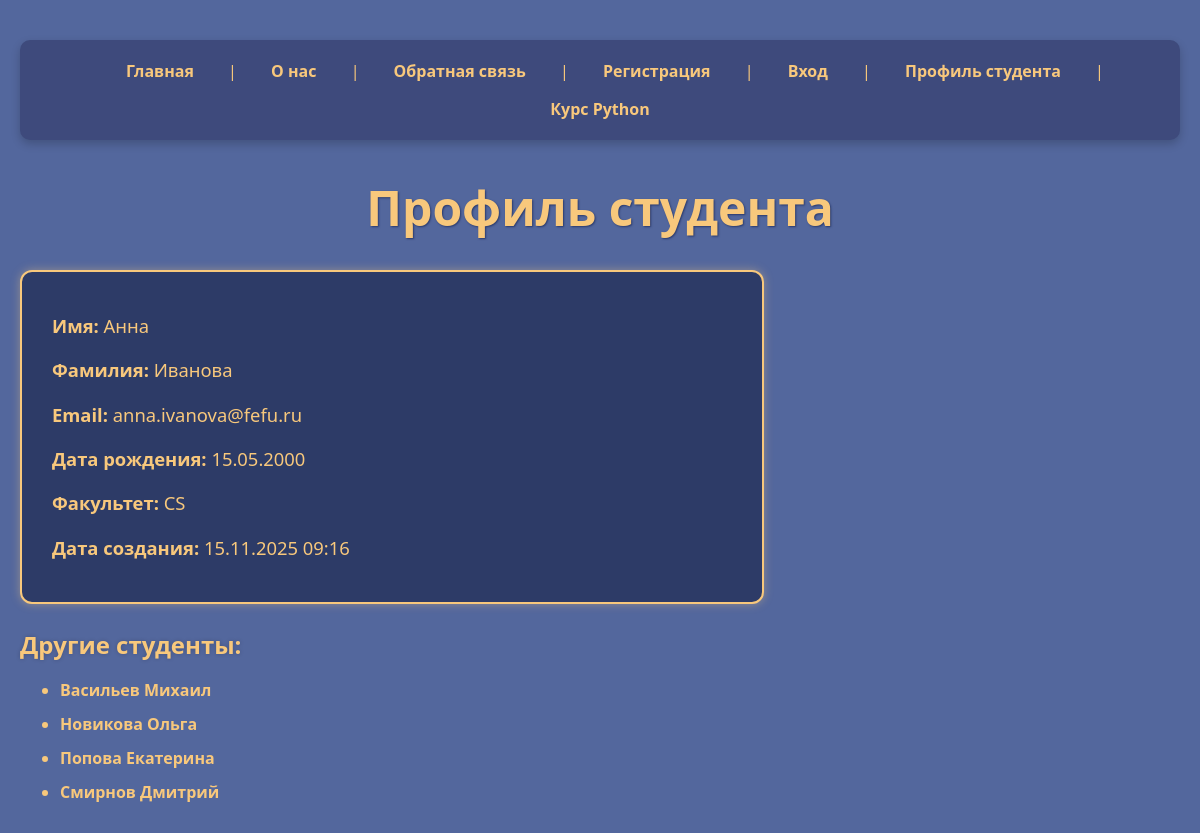
Page /student/1/ on the earlier database version.
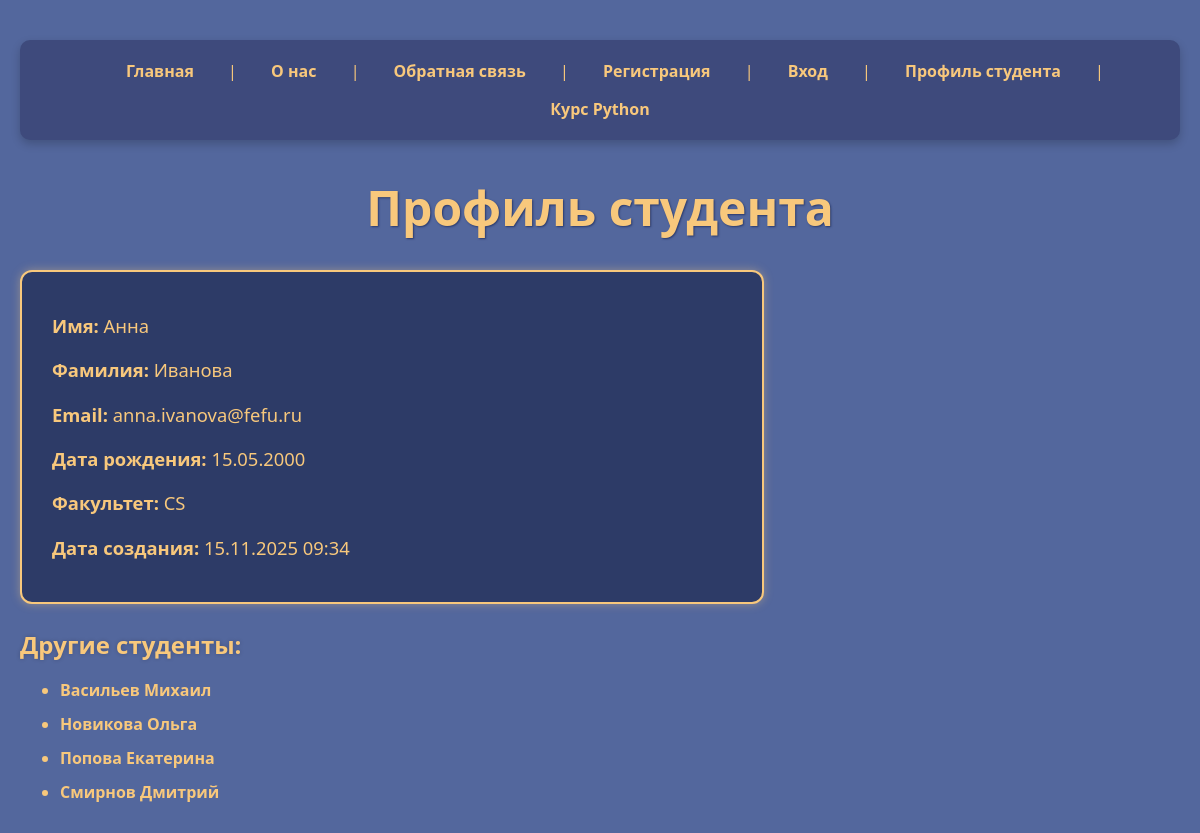
Same page on the later database version.
### fefu_lab/models.py (models this page shows, shortened)
class Student(models.Model):
    FACULTY_CHOICES = [
        ('CS', 'Кибербезопасность'),
        ('SE', 'Программная инженерия'),
        ('IT', 'Информационные технологии'),
        ('DS', 'Наука о данных'),
        ('WEB', 'Веб-технологии'),
    ]
    first_name = models.CharField(max_length=100, verbose_name='Имя')
    last_name = models.CharField(max_length=100, verbose_name='Фамилия')
    email = models.EmailField(unique=True, verbose_name='Email')
    birth_date = models.DateField(null=True, blank=True, verbose_name='Дата рождения')
    faculty = models.CharField(max_length=3, choices=FACULTY_CHOICES, default='CS', verbose_name='Факультет')
    created_at = models.DateTimeField(auto_now_add=True, verbose_name='Дата создания')
    class Meta:
        verbose_name = 'Студент'
        verbose_name_plural = 'Студенты'
        ordering = ['last_name', 'first_name']

### fefu_lab/views.py (the view)
# urls.py: path('student/<int:student_id>/', views.student_profile, name='student_profile'),
def student_profile(request, student_id):
    student = get_object_or_404(Student, pk=student_id)
    other_students = Student.objects.exclude(pk=student_id)[:10]  # например, 10 других студентов
    return render(request, 'student.html', {
        'student': student,
        'other_students': other_students,
        'title': f'Профиль студента {student.first_name}',
    })

### fefu_lab/template/student.html (shortened to what this page needs)
{% extends "base.html" %}
{% block heading %}Профиль студента{% endblock %}
{% block content %}
<div class="student-info">
    <p><strong>Имя:</strong> {{ student.first_name }}</p>
    <p><strong>Фамилия:</strong> {{ student.last_name }}</p>
    <p><strong>Email:</strong> {{ student.email }}</p>
    <p><strong>Дата рождения:</strong> {{ student.birth_date|date:"d.m.Y" }}</p>
    <p><strong>Факультет:</strong> {{ student.faculty }}</p>
    <p><strong>Дата создания:</strong> {{ student.created_at|date:"d.m.Y H:i" }}</p>
</div>
<div style="margin-top: 20px;">
    <h3>Другие студенты:</h3>
    <ul>
        {% for other_student in other_students %}
            <li><a href="{% url 'student_profile' other_student.id %}">{{ other_student.last_name }} {{ other_student.first_name }}</a></li>
        {% empty %}
            <li>Нет других студентов.</li>
        {% endfor %}
    </ul>
</div>
{% endblock %}

Differences in the rows shown:
changed Student "Анна": created_at "15.11.2025 09:16" → "15.11.2025 09:34"
